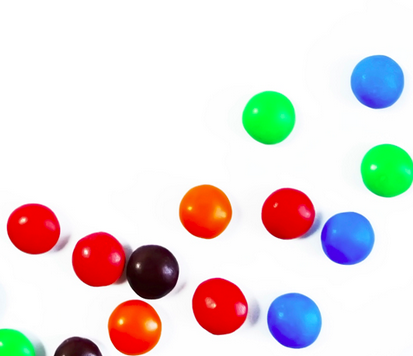
#> input picture Open CV/smarties.png, 413 x 356 px
$ jupyter execute tut13.ipynb
#> lines starting #> are read from the running program, lines starting #| are printed output that depends on the picture; after the words box and inside, x2 and y2 are one past the last pixel; in counts of white or black regions, pixels touching at a corner belong together
[cell 1]
# OBject Detection and object tracking using HSV color space

import cv2
import numpy as np

[cell 2]
def nothing(x):
    pass

[cell 3]
cv2.namedWindow("Tracking")
cv2.createTrackbar("LH","Tracking",0,255,nothing)
#> slider 'LH' is set to 51
cv2.createTrackbar("LS","Tracking",0,255,nothing)
#> slider 'LS' is set to 51
cv2.createTrackbar("LV","Tracking",0,255,nothing)
#> slider 'LV' is set to 51
cv2.createTrackbar("UH","Tracking",255,255,nothing)
cv2.createTrackbar("US","Tracking",255,255,nothing)
cv2.createTrackbar("UV","Tracking",255,255,nothing)

[cell 4]
while True:
    frame = cv2.imread('smarties.png')
#> frame is the input picture: shape (356, 413, 3); mean B, G, R 219.1, 220.4, 228.9

    hsv = cv2.cvtColor(frame,cv2.COLOR_BGR2HSV)
#> hsv: shape (356, 413, 3); mean H, S, V 27.8, 46.1, 247

    l_h = cv2.getTrackbarPos("LH","Tracking")
    l_s = cv2.getTrackbarPos("LS","Tracking")
    l_v = cv2.getTrackbarPos("LV","Tracking")

    u_h = cv2.getTrackbarPos("UH","Tracking")
    u_s = cv2.getTrackbarPos("US","Tracking")
    u_v = cv2.getTrackbarPos("UV","Tracking")

    l_b = np.array([l_h,l_s,l_v])
    u_b = np.array([u_h,u_s,u_v])

    mask = cv2.inRange(hsv,l_b,u_b)
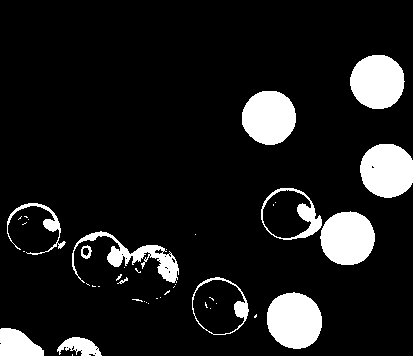
#> mask: shape (356, 413); 11.3% white; 43 white regions (30 under 20 px), largest, box (x1, y1, x2, y2) and area: (267, 292, 322, 349) 2465, (350, 55, 405, 109) 2330, (320, 211, 375, 265) 2326
    res = cv2.bitwise_and(frame,frame,mask=mask)
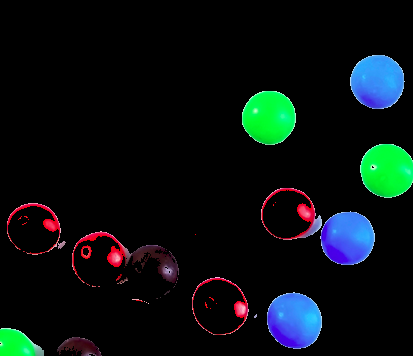
#> res: shape (356, 413, 3); mean B, G, R 16.6, 16.3, 8.1

    cv2.imshow("frame",frame)
    cv2.imshow("mask",mask)
    cv2.imshow("res",res)

    key = cv2.waitKey(1)
#> (key Esc is pressed here)
    if key == 27:
        break

cv2.destroyAllWindows()

[cell 5]
# Using your camera for detection
import cv2
import numpy as np

def nothing(x):
    pass

cap = cv2.VideoCapture(0)

cv2.namedWindow("Tracking")
cv2.createTrackbar("LH","Tracking",0,255,nothing)
#> slider 'LH' is set to 51
cv2.createTrackbar("LS","Tracking",0,255,nothing)
#> slider 'LS' is set to 51
cv2.createTrackbar("LV","Tracking",0,255,nothing)
#> slider 'LV' is set to 51
cv2.createTrackbar("UH","Tracking",255,255,nothing)
cv2.createTrackbar("US","Tracking",255,255,nothing)
cv2.createTrackbar("UV","Tracking",255,255,nothing)

while True:
    # frame = cv2.imread('smarties.png')
    _,frame = cap.read()
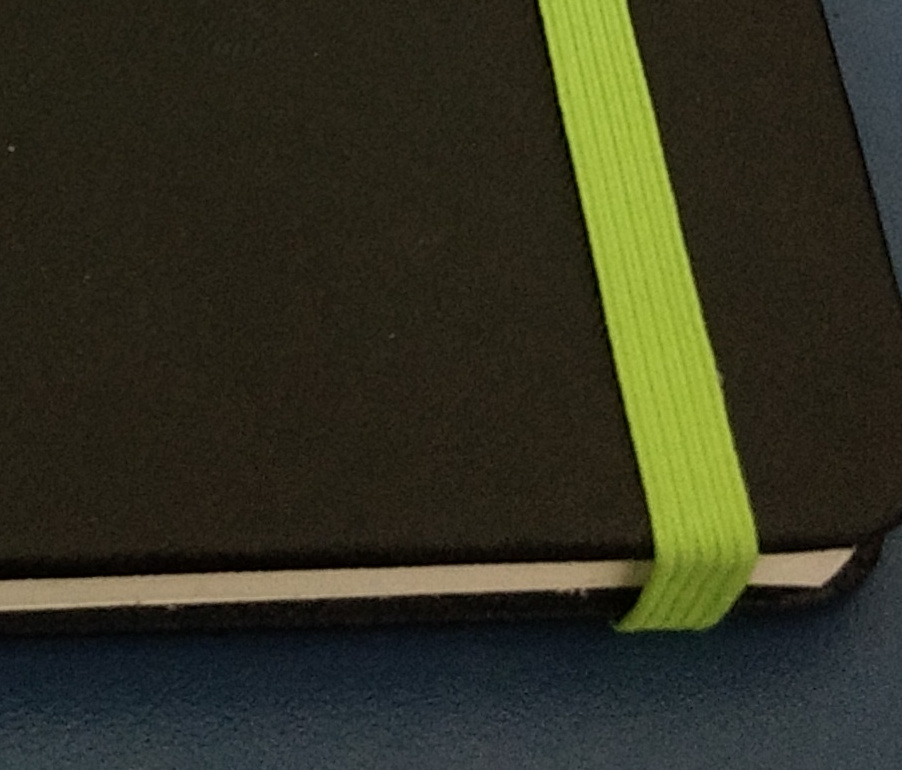
#> input picture Open CV/ela_original.jpg, 902 x 770 px, given in place of the camera
#> frame is the input picture: shape (770, 902, 3); mean B, G, R 33.2, 50.3, 50.1


    hsv = cv2.cvtColor(frame,cv2.COLOR_BGR2HSV)
#> hsv: shape (770, 902, 3); mean H, S, V 39.8, 108.8, 55

    l_h = cv2.getTrackbarPos("LH","Tracking") #82
    l_s = cv2.getTrackbarPos("LS","Tracking") #51
    l_v = cv2.getTrackbarPos("LV","Tracking") #51

    u_h = cv2.getTrackbarPos("UH","Tracking") #133
    u_s = cv2.getTrackbarPos("US","Tracking") #255
    u_v = cv2.getTrackbarPos("UV","Tracking") #255

    l_b = np.array([l_h,l_s,l_v])
    u_b = np.array([u_h,u_s,u_v])

    mask = cv2.inRange(hsv,l_b,u_b)
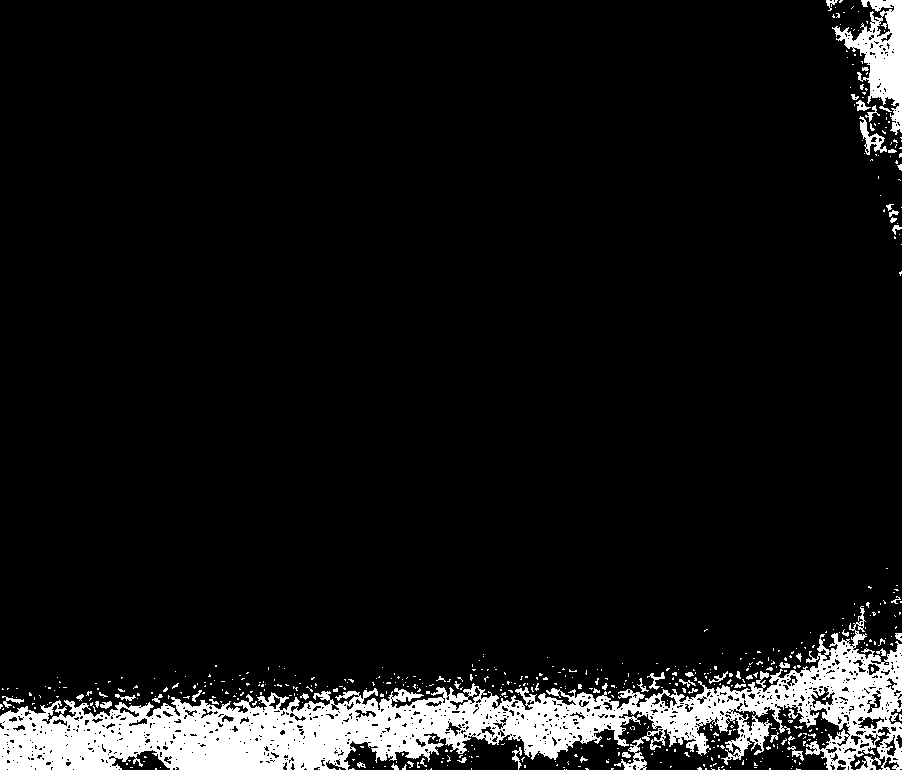
#> mask: shape (770, 902); 8% white; 562 white regions (503 under 20 px), largest, box (x1, y1, x2, y2) and area: (0, 606, 902, 770) 46986, (832, 0, 902, 135) 3760, (859, 116, 887, 155) 348
    res = cv2.bitwise_and(frame,frame,mask=mask)
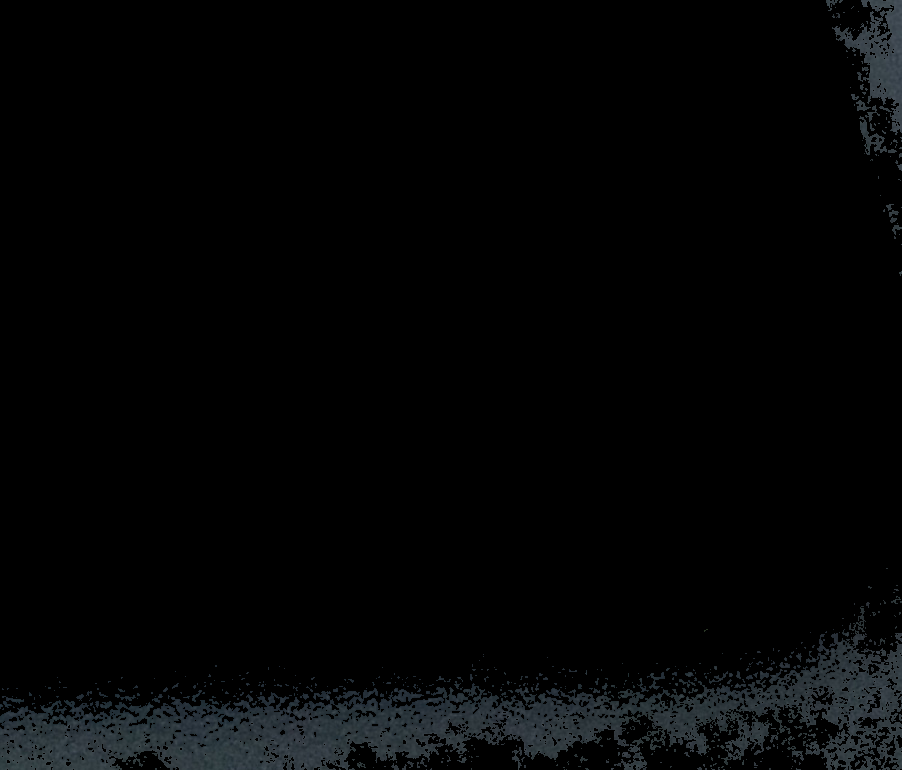
#> res: shape (770, 902, 3); mean B, G, R 5, 4.5, 3.7

    cv2.imshow("frame",frame)
    cv2.imshow("mask",mask)
    cv2.imshow("res",res)

    key = cv2.waitKey(1)
#> (key Esc is pressed here)
    if key == 27:
        break

cap.release()
cv2.destroyAllWindows()
